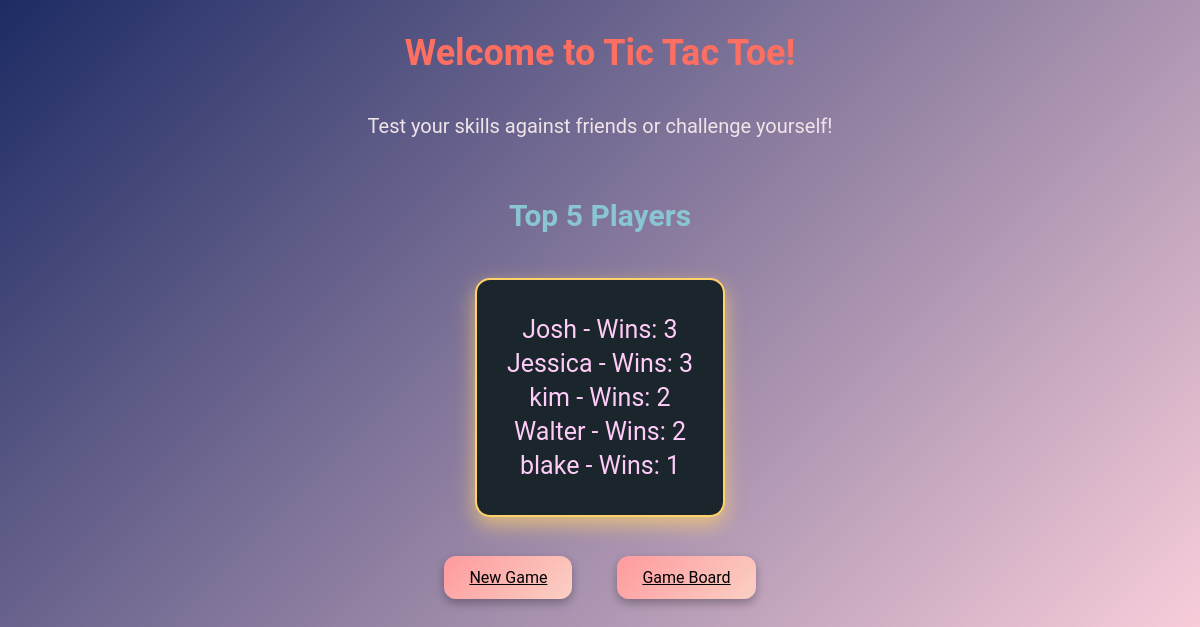
Before: / with the older database file.
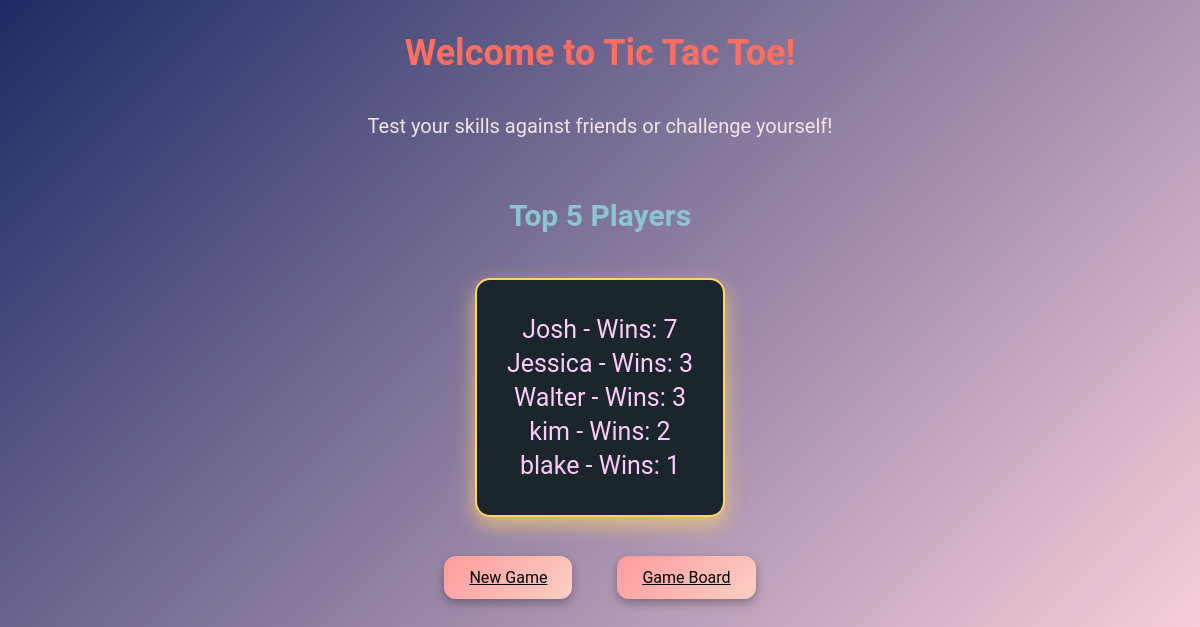
After: the same page with the newer database file.
### game/models.py (models this page shows, shortened)
class Player(models.Model):
    name = models.CharField(max_length=100)
    wins = models.IntegerField(default=0)

### game/views.py (the view)
# urls.py: path('', home, name='home'),           # Home page
def home(request):
    top_players = Player.objects.order_by('-wins')[:5]
    return render(request, 'game/home.html', {
        'top_players': top_players,
    })

### game/templates/game/home.html (shortened to what this page needs)
<!DOCTYPE html>
<html lang="en">
    <head>
    </head>
    <body>
        <h1>Welcome to Tic Tac Toe!</h1>
        <p>Test your skills against friends or challenge yourself!</p>
        <h2>Top 5 Players</h2>
        <div class="leaderboard">
            {% for player in top_players %}
            <div class="player">
                {{ player.name }} - Wins: {{ player.wins }}
            </div>
            {% endfor %}
        </div>
        <br />
        <div class="page_buttons">
            <a href="{% url 'game' %}" class="buttons">New Game</a>
            <a href="{% url 'play_game' %}" class="buttons">Game Board</a>
        </div>
    </body>
</html>

### game/templates/game/home.html (style rules this page uses)
body { font-family: "Roboto", sans-serif; text-align: center; background: linear-gradient(135deg, #1d2b64, #f8cdda); display: flex; flex-direction: column; align-items: center; color: #eaeaea; }
h1 { color: #ff6f61; margin-bottom: 20px; font-size: 36px; }
p { color: #f1e4e8; margin-bottom: 20px; font-size: 20px; }
h2 { color: #8ac6d1; margin-top: 40px; font-size: 30px; }
.leaderboard { margin-top: 20px; font-size: 25px; padding: 30px; border: 2px solid #ffd369; background: #1b262c; border-radius: 15px; box-shadow: 0px 8px 20px rgba(255, 211, 105, 0.7); }
.player { margin: 5px 0; color: #ffccf9; }
.buttons { margin: 20px 15px; padding: 12px 25px; font-size: 16px; color: #010101; cursor: pointer; border-radius: 12px; background: linear-gradient(135deg, #ff9a9e, #fad0c4); box-shadow: 0 4px 10px rgba(0, 0, 0, 0.3); border: none; transition: all 0.3s ease-in-out; }
.page_buttons { display: flex; flex-direction: row; gap: 15px; }

Changed rows visible on the page:
changed Player "Josh": wins "3" → "7"
changed Player "Walter": wins "2" → "3"; moves up the list
